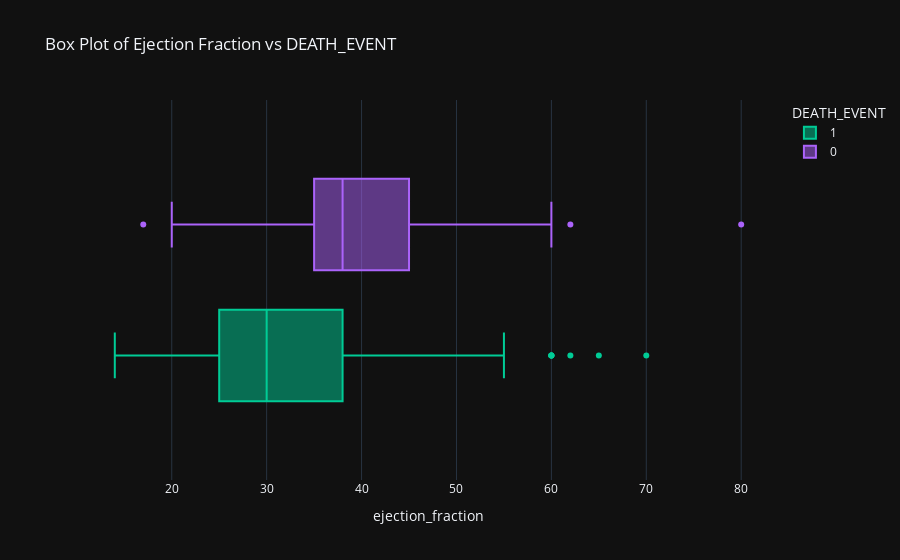

The notebook cell saved with this chart:
### Code cell
fig = px.box(df, x="ejection_fraction", color="DEATH_EVENT", hover_data=df.columns,
                   title ="Box Plot of Ejection Fraction vs DEATH_EVENT", 
                   template="plotly_dark",
                   color_discrete_map={"0": "RebeccaPurple", "1": "MediumPurple"},
                  )
fig.show()

### Figure 1 — Plotly figure (JSON) as saved in the notebook; plotly's stock layout.template omitted (floating-point values rounded to 4 significant figures; data arrays with more than 128 entries replaced by an {"elided": "..."} marker saying what was removed)
{"data": [{"alignmentgroup": "True", "customdata": {"elided": "96x12 float values"}, "hovertemplate": "DEATH_EVENT=%{customdata[11]}<br>ejection_fraction=%{x}<br>age=%{customdata[0]}<br>anaemia=%{customdata[1]}<br>creatinine_phosphokinase=%{customdata[2]}<br>diabetes=%{customdata[3]}<br>high_blood_pressure=%{customdata[4]}<br>platelets=%{customdata[5]}<br>serum_creatinine=%{customdata[6]}<br>serum_sodium=%{customdata[7]}<br>sex=%{customdata[8]}<br>smoking=%{customdata[9]}<br>time=%{customdata[10]}<extra></extra>", "legendgroup": "1", "marker": {"color": "#00cc96"}, "name": "1", "notched": false, "offsetgroup": "1", "orientation": "h", "showlegend": true, "type": "box", "x": [20, 38, 20, 20, 20, 40, 15, 60, 65, 35, 38, 25, 30, 38, 50, 38, 14, 25, 55, 30, 35, 30, 38, 40, 45, 38, 30, 38, 45, 35, 50, 35, 50, 50, 38, 20, 30, 45, 60, 38, 25, 38, 20, 30, 25, 20, 62, 50, 38, 30, 20, 20, 25, 40, 35, 20, 15, 25, 25, 25, 35, 20, 20, 25, 25, 25, 30, 60, 60, 38, 40, 17, 38, 25, 30, 45, 35, 30, 38, 20, 25, 25, 38, 25, 30, 50, 25, 20, 45, 30, 70, 20, 30, 25, 25, 20], "x0": " ", "xaxis": "x", "y0": " ", "yaxis": "y"}, {"alignmentgroup": "True", "customdata": {"elided": "203x12 float values"}, "hovertemplate": "DEATH_EVENT=%{customdata[11]}<br>ejection_fraction=%{x}<br>age=%{customdata[0]}<br>anaemia=%{customdata[1]}<br>creatinine_phosphokinase=%{customdata[2]}<br>diabetes=%{customdata[3]}<br>high_blood_pressure=%{customdata[4]}<br>platelets=%{customdata[5]}<br>serum_creatinine=%{customdata[6]}<br>serum_sodium=%{customdata[7]}<br>sex=%{customdata[8]}<br>smoking=%{customdata[9]}<br>time=%{customdata[10]}<extra></extra>", "legendgroup": "0", "marker": {"color": "#ab63fa"}, "name": "0", "notched": false, "offsetgroup": "0", "orientation": "h", "showlegend": true, "type": "box", "x": {"elided": "203 int values"}, "x0": " ", "xaxis": "x", "y0": " ", "yaxis": "y"}], "layout": {"boxmode": "group", "legend": {"title": {"text": "DEATH_EVENT"}, "tracegroupgap": 0}, "title": {"text": "Box Plot of Ejection Fraction vs DEATH_EVENT"}, "xaxis": {"anchor": "y", "domain": [0, 1], "title": {"text": "ejection_fraction"}}, "yaxis": {"anchor": "x", "domain": [0, 1]}}}
